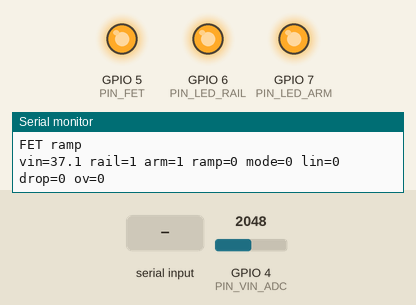
Simulated run of this program. Board: ESP32-C3. On the bench: output pins drawn as LEDs (lit = HIGH), the last lines printed to the serial monitor. The test bench sets the inputs (shaded band); at power-on: GPIO 4 (PIN_VIN_ADC) = 2048 (analog values on the 0–4095 scale).

Above: at 1.5 s.
1.6 s: GPIO 4 (PIN_VIN_ADC) set to 3056
3.1 s: GPIO 4 (PIN_VIN_ADC) set to 3114
At 3.6 s:
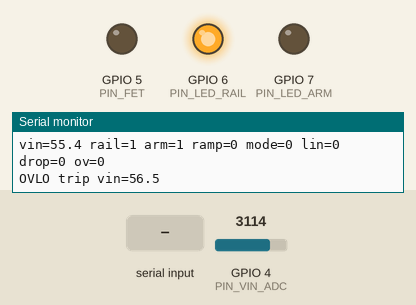
4.6 s: GPIO 4 (PIN_VIN_ADC) set to 3043
6.1 s: GPIO 4 (PIN_VIN_ADC) set to 2908
At 6.11 s:
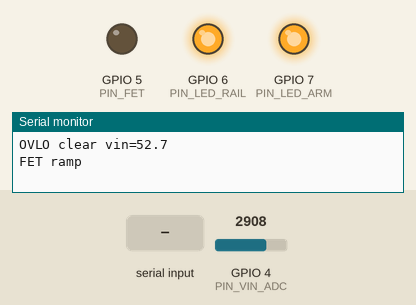
9.1 s: "mode b\n" received over Serial
At 9.4 s:
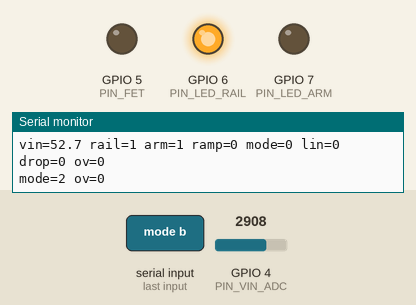
Timing chart, 0 to 11.6 s (numbered marks = the images above; inputs shaded):
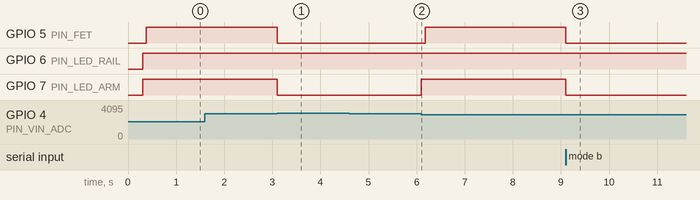

Measured:
- the behaviour switches between 3088 and 3089 on GPIO 4 (PIN_VIN_ADC) (found by bisection; images 0 and 1)
- the behaviour switches between 2979 and 2978 on GPIO 4 (PIN_VIN_ADC) (found by bisection; images 1 and 2)
- after the input at 3.1 s, GPIO 5 (PIN_FET), GPIO 7 (PIN_LED_ARM): HIGH → LOW at once
- after the input at 6.1 s, GPIO 5 (PIN_FET): LOW → HIGH after 0.08 s; GPIO 7 (PIN_LED_ARM): LOW → HIGH at once
- after the input at 9.1 s, GPIO 5 (PIN_FET), GPIO 7 (PIN_LED_ARM): HIGH → LOW at once

The program:

main.cpp
```cpp
#include <Arduino.h>
#include "lin_map.h"

// PadTap — Cybertruck WPC tap → Starlink Mini
// LIN is listen-only. Do not wire TLIN2029 TXD.
//
// Direct 48 V: switched raw Tesla rail.
//   Hardware LM393 + firmware latch kill the FET at 56.0 V.
//
// Tesla 48 V uses digital / solid-state fuses. They trip on capacitor
// inrush, not RMS. Do not slam a buck or the Mini's input caps onto
// the rail. VIN NTC (harness) + 80 ms FET ramp.

#ifndef PADTAP_DIRECT
#define PADTAP_DIRECT 1
#endif

static const int PIN_LIN_RX = 20;
static const int PIN_FET = 5;
static const int PIN_VIN_ADC = 4;
static const int PIN_LED_RAIL = 6;
static const int PIN_LED_ARM = 7;
static const int FET_PWM_CH = 1;

// 215 k / 10 k — same values as the LM393 divider. 56 V → 2.49 V at the pin,
// inside the C3's 11 dB range. 100 k / 10 k would put 48 V at 4.4 V: the zener
// clamps, the ADC saturates near 36 V, and this OVLO latch could never trip.
static const float VIN_DIV_TOP = 215000.0f;
static const float VIN_DIV_BOT = 10000.0f;
static const float VIN_RAIL_V = 30.0f;
static const float VIN_OVLO_V = 56.0f;
static const float VIN_OVLO_CLEAR_V = 54.0f;
static const uint32_t LIN_BAUD = 19200;
static const uint32_t RAMP_MS = 80;  // Mini Cin · dV/dt stays well under an e-fuse

enum Mode { MODE_AUTO, MODE_A, MODE_B, MODE_C };
static Mode mode = MODE_AUTO;

static bool sawVinDropOnToggle = false;
static bool sawLinToggle = false;
static bool lastLinEn = false;
static bool haveLin = false;
static bool arm = false;
static bool ovlatched = false;
static bool rampOn = false;
static uint32_t rampStartMs = 0;

static uint8_t linBuf[10];
static uint8_t linLen = 0;
static uint32_t linLastMs = 0;

float readVin() {
  // eFuse-calibrated millivolts — raw/4095*3.3 is off by up to ~10 % on the C3,
  // too coarse for a 56.0 V trip decision.
  const float vAdc = analogReadMilliVolts(PIN_VIN_ADC) / 1000.0f;
  return vAdc * ((VIN_DIV_TOP + VIN_DIV_BOT) / VIN_DIV_BOT);
}

bool linEnableBit(const uint8_t *data, uint8_t n) {
  if (LIN_ENABLE_PID == 0 || n <= LIN_ENABLE_BYTE) return lastLinEn;
  bool bit = (data[LIN_ENABLE_BYTE] & LIN_ENABLE_MASK) != 0;
  if (LIN_ENABLE_INVERT) bit = !bit;
  return bit;
}

void parseLinByte(uint8_t b) {
  uint32_t now = millis();
  if (now - linLastMs > 8) linLen = 0;
  linLastMs = now;
  // The break lands as a 0x00 with framing error before sync — drop leading
  // bytes until 0x55 so the PID always sits at linBuf[1].
  if (linLen == 0 && b != 0x55) return;
  if (linLen < sizeof(linBuf)) linBuf[linLen++] = b;

  if (linLen >= 3) {
    uint8_t pid = linBuf[1] & 0x3F;
    if (LIN_ENABLE_PID != 0 && pid == LIN_ENABLE_PID) {
      bool en = linEnableBit(&linBuf[2], linLen - 2);
      if (haveLin && en != lastLinEn) sawLinToggle = true;
      lastLinEn = en;
      haveLin = true;
    }
    if (linLen == 3) Serial.printf("LIN pid=0x%02X\n", pid);
  }
}

void applyMode(bool rail) {
  if (ovlatched) {
    arm = false;
    return;
  }
  if (mode == MODE_AUTO) {
    if (!rail) {
      arm = false;
      return;
    }
    if (sawVinDropOnToggle) mode = MODE_A;
    else if (sawLinToggle) mode = MODE_B;
  }
  if (mode == MODE_A) arm = rail;
  else if (mode == MODE_B) arm = rail && lastLinEn;
  else if (mode == MODE_C) arm = rail;
  else arm = rail && (haveLin ? lastLinEn : true);
}

void driveFet(bool want) {
  static bool lastWant = false;
  if (!want) {
    ledcWrite(FET_PWM_CH, 0);
    rampOn = false;
    lastWant = false;
    return;
  }
  if (!lastWant) {
    rampOn = true;
    rampStartMs = millis();
    Serial.println("FET ramp");
  }
  lastWant = true;
  if (rampOn) {
    uint32_t dt = millis() - rampStartMs;
    uint32_t duty = dt >= RAMP_MS ? 255 : (dt * 255UL) / RAMP_MS;
    ledcWrite(FET_PWM_CH, duty);
    if (duty >= 255) rampOn = false;
  } else {
    ledcWrite(FET_PWM_CH, 255);
  }
}

void setup() {
  ledcSetup(FET_PWM_CH, 20000, 8);
  ledcAttachPin(PIN_FET, FET_PWM_CH);
  ledcWrite(FET_PWM_CH, 0);
  pinMode(PIN_LED_RAIL, OUTPUT);
  pinMode(PIN_LED_ARM, OUTPUT);
  analogReadResolution(12);
  Serial.begin(115200);
  Serial1.begin(LIN_BAUD, SERIAL_8N1, PIN_LIN_RX, -1);  // LIN is 8N1, not 8E1
  delay(300);
  Serial.printf("PadTap boot  build=%s  mode=AUTO  LIN RX only  OVLO=%.0f V  ramp=%u ms\n",
                PADTAP_DIRECT ? "DIRECT48" : "BUCK36", VIN_OVLO_V, (unsigned)RAMP_MS);
}

void loop() {
  while (Serial1.available()) parseLinByte((uint8_t)Serial1.read());

  if (Serial.available()) {
    String cmd = Serial.readStringUntil('\n');
    cmd.trim();
    cmd.toLowerCase();
    if (cmd == "mode a") mode = MODE_A;
    if (cmd == "mode b") mode = MODE_B;
    if (cmd == "mode c") mode = MODE_C;
    if (cmd == "mode auto") mode = MODE_AUTO;
    if (cmd == "ov reset") ovlatched = false;
    Serial.printf("mode=%d ov=%d\n", (int)mode, ovlatched);
  }

  // Start false: on a USB bench boot vin reads 0, and a true seed would count
  // that as a rail drop and mis-latch AUTO into Mode A.
  static bool lastRail = false;
  float vin = readVin();
  bool rail = vin > VIN_RAIL_V;
  if (lastRail && !rail) sawVinDropOnToggle = true;
  lastRail = rail;

  if (vin >= VIN_OVLO_V) {
    if (!ovlatched) Serial.printf("OVLO trip vin=%.1f\n", vin);
    ovlatched = true;
  } else if (ovlatched && vin <= VIN_OVLO_CLEAR_V) {
    ovlatched = false;
    Serial.printf("OVLO clear vin=%.1f\n", vin);
  }

  applyMode(rail);
  if (ovlatched) arm = false;
  driveFet(arm);
  digitalWrite(PIN_LED_RAIL, rail ? HIGH : LOW);
  digitalWrite(PIN_LED_ARM, arm ? HIGH : LOW);

  static uint32_t t = 0;
  if (millis() - t > 1000) {
    t = millis();
    Serial.printf("vin=%.1f rail=%d arm=%d ramp=%d mode=%d lin=%d drop=%d ov=%d\n",
                  vin, rail, arm, rampOn, (int)mode, lastLinEn, sawVinDropOnToggle, ovlatched);
  }
}
```

lin_map.h
```cpp
#pragma once
#include <stdint.h>

// Fill these from the first probe capture (toggle Wireless Phone Charging Pads
// while the serial log is running). Until then, AUTO can still latch Mode A
// (48 V drops) or you can force Mode C from the serial console.

static const uint8_t LIN_ENABLE_PID = 0x00;   // 0 = unknown
static const uint8_t LIN_ENABLE_BYTE = 0;
static const uint8_t LIN_ENABLE_MASK = 0x01;
static const bool LIN_ENABLE_INVERT = false;  // true if bit is 1 when pads are OFF
```
